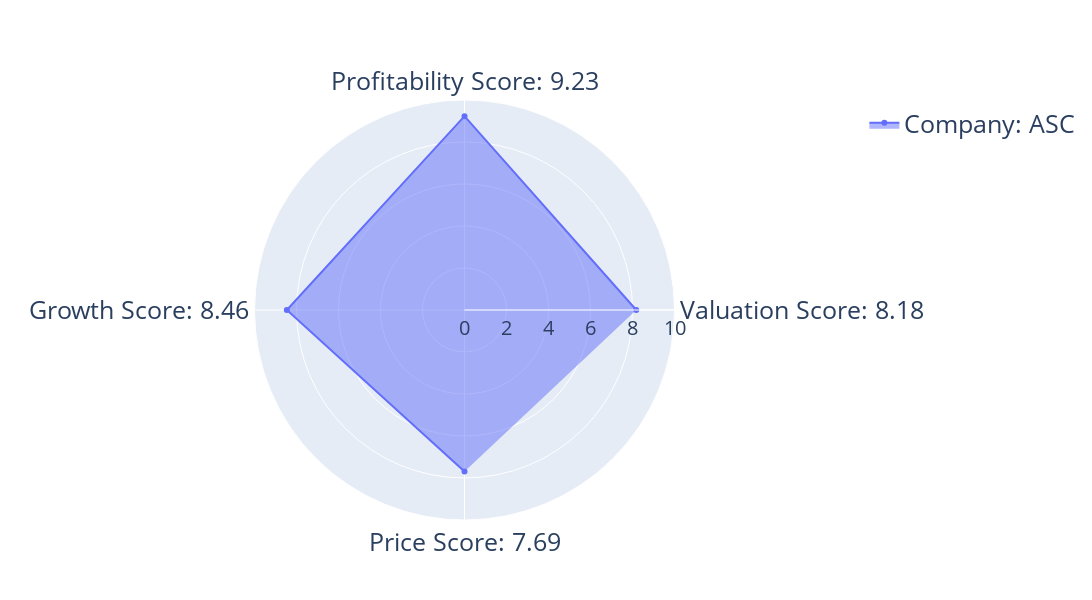

The notebook cell saved with this chart:
### Code cell
ticker = "ASC"
val = round(data.loc[data['Ticker']==ticker]['Valuation Score'].values[0], 2)
prof = round(data.loc[data['Ticker']==ticker]['Profitability Score'].values[0], 2)
growth = round(data.loc[data['Ticker']==ticker]['Growth Score'].values[0], 2)
price = round(data.loc[data['Ticker']==ticker]['PricePerformance Score'].values[0], 2)

fig = go.Figure(data=go.Scatterpolar(
  r=[val, prof, growth, price],
  theta=[f'Valuation Score: {val}',f'Profitability Score: {prof}',f'Growth Score: {growth}', f'Price Score: {price}'],
  fill='toself',
  name=f"Company: {ticker}"
))

fig.update_layout(
  polar=dict(
    radialaxis=dict(
      visible=True,
      range=[0,10],
      tickfont=dict(size=20))
  ),
  width=1200,
  height=600,
  showlegend=True,
  font=dict(size=25)
)

fig.show()

### Figure 1 — Plotly figure (JSON) as saved in the notebook; plotly's stock layout.template omitted (floating-point values rounded to 4 significant figures)
{"data": [{"fill": "toself", "name": "Company: ASC", "r": [8.18, 9.23, 8.46, 7.69], "theta": ["Valuation Score: 8.18", "Profitability Score: 9.23", "Growth Score: 8.46", "Price Score: 7.69"], "type": "scatterpolar"}], "layout": {"font": {"size": 25}, "height": 600, "polar": {"radialaxis": {"range": [0, 10], "tickfont": {"size": 20}, "visible": true}}, "showlegend": true, "width": 1200}}
